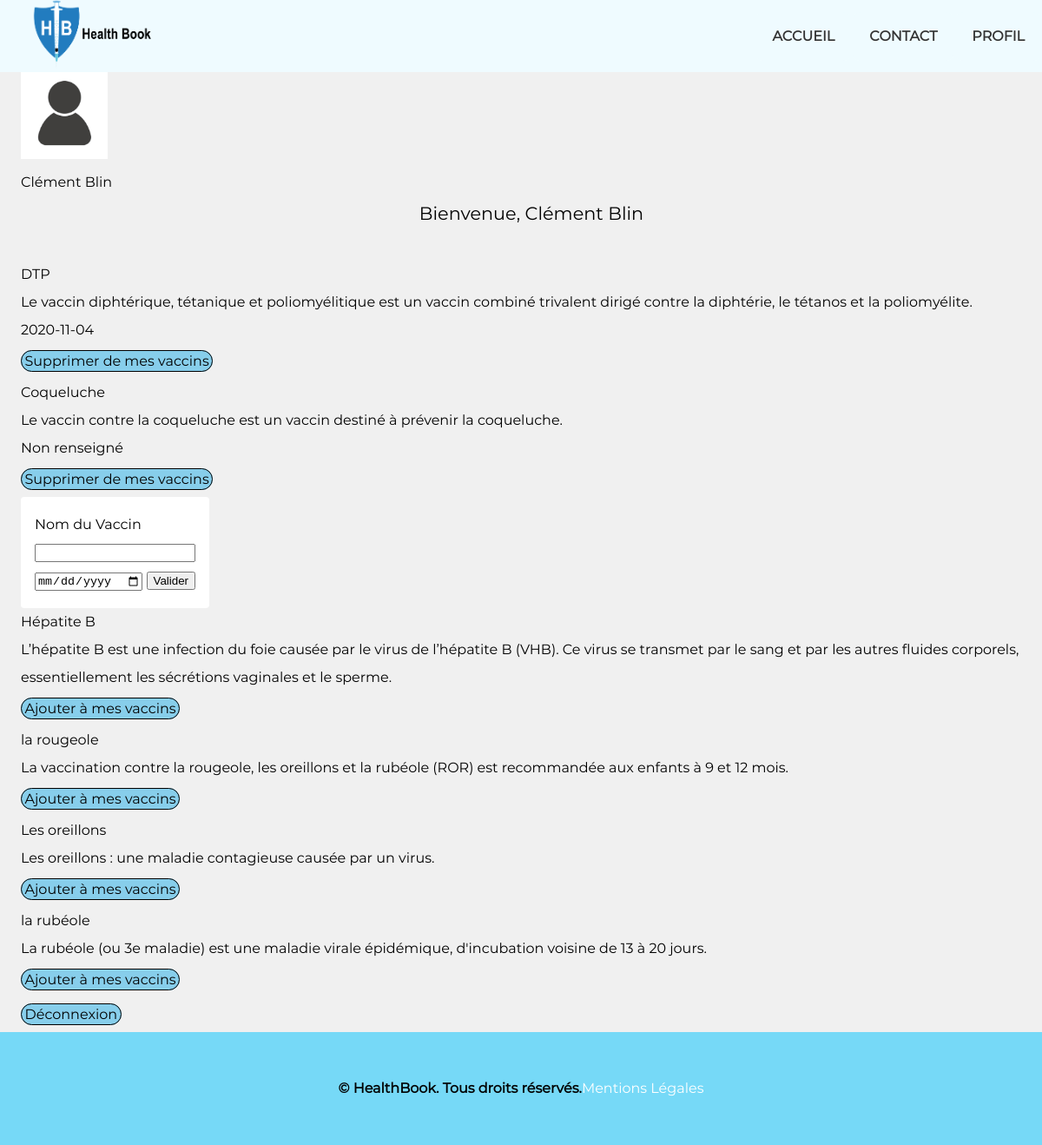
The page /profil.php (signed in) on the database its author committed.
### tables this page shows
CREATE TABLE `vaccins` (
  `id` int(11) NOT NULL,
  `name` varchar(50) NOT NULL,
  `description` text DEFAULT NULL,
  `created_at` datetime NOT NULL DEFAULT current_timestamp(),
  `delay` int(11) NOT NULL,
  `updated_at` datetime DEFAULT NULL,
  `status` varchar(15) NOT NULL DEFAULT 'actif'
);

CREATE TABLE `user_vaccin` (
  `id` int(11) NOT NULL,
  `id_vaccin` int(11) NOT NULL,
  `id_user` int(11) NOT NULL,
  `date_vaccin` date DEFAULT NULL
);

### profil.php (the view, shortened to what this page needs)
<?php
require('inc/pdo.php');
$nom = $_SESSION['user']['nom'];
$prenom = $_SESSION['user']['prenom'];
$userID = $_SESSION['user']['id'];
$status = 'actif';
$sql = "SELECT * FROM user_vaccin WHERE id_user = :userID";
$query = $pdo->prepare($sql);
$query->bindValue(':userID', $userID,PDO::PARAM_INT);
$query->execute();
$vaccinsUser = $query->fetchAll();
$sql = "SELECT * FROM vaccins WHERE status = :status";
$query = $pdo->prepare($sql);
$query->bindValue(':status', $status,PDO::PARAM_STR);
$query->execute();
$vaccinsAll = $query->fetchAll();
$n = -1;
$vaccinsOfUser = array();
if (!empty($vaccinsUser)) {
  foreach ($vaccinsUser as $vaccinUser) {
    $n++;
    $idVaccin = $vaccinUser['id_vaccin'];
    $sql = "SELECT * FROM vaccins WHERE id = :id AND status = :status";
    $query = $pdo->prepare($sql);
    $query->bindValue(':id',$idVaccin,PDO::PARAM_INT);
    $query->bindValue(':status', $status,PDO::PARAM_STR);
    $query->execute();
    $vaccinsOfUser[$n] = $query->fetch();
  }
}
if (!empty($vaccinsOfUser)) {
  foreach($vaccinsAll as $vaccinAllID => $vaccinAll) {
      foreach($vaccinsOfUser as $vaccinOfUser) {
       if($vaccinAll['id'] == $vaccinOfUser['id']) {
        unset($vaccinsAll[$vaccinAllID]);
        break;
       }
      }
  }
} else {
}
require('inc/header-front.php');
?>
<div class="bodyprofil">
<div class="avatarname">
  <img src="asset/img/avatar.png" alt="avatar" width="100">
  <h4><?php echo $prenom . ' ' . $nom; ?></h4>
</div>
<div class="bienvenue">
<p>Bienvenue, <?php echo $prenom . ' ' . $nom; ?><p>
</div>
<br>
<?php
$idTemp = -1;
if (!empty($vaccinUser)) {
  foreach ($vaccinsOfUser as $vaccinOfUser) {
  $idTemp++;
  echo $vaccinOfUser['name'];
  echo $vaccinOfUser['description'];
  if(!empty($vaccinsUser[$idTemp]['date_vaccin'])){
    $tmpRest = $vaccinsUser[$idTemp]['date_vaccin'];
  } else {
    $tmpRest = 'Non renseigné';
  }
  echo $tmpRest;
  echo '<a href="vaccins.php?id=' . $vaccinOfUser['id'] . '&&type=supp">Supprimer de mes vaccins</a>';
  }
}else {
echo '<p>Vous n\'avez ajouté aucun vaccin</p>';
}
?>
<div class="vaccinform">
<form action="" method="post">
  <label for="name">Nom du Vaccin</label>
  <input type="text" name="name" value="<?php if(!empty($_POST['name'])) { echo $_POST['name']; } ?>">
  <input type="date" name="date_vaccin" value="">
  <input type="submit" name="submitvaccin" value="Valider">
</form>
</div>
<?php
if (!empty($vaccinsAll)) {
  foreach ($vaccinsAll as $vaccinAll) {
    if(!empty($vaccinAll)){
    echo '<div class="vaccin">';
    echo $vaccinAll['name'];
    echo $vaccinAll['description'];
    echo '<a href="vaccins.php?id=' . $vaccinAll['id'] . '&&type=add">Ajouter à mes vaccins</a></br>';
    echo '</div>';
    }
  }
} else {
  echo '<div> <p>Plus de vaccins à ajouter</p> </div>';
}
?>
<a class="logout" href="logout.php">Déconnexion</a>
</div>
<?php
require('inc/footer-front.php');

### inc/header-front.php (shortened to what this page needs)
<!DOCTYPE html>
<html lang="fr" dir="ltr">
  <head>
    <link rel="stylesheet" href="asset/css/style.css">
  </head>
  <body>
    <header>
    <div class="headernav">
     <div class="logo">
      <img src="asset/img/logohb.png" alt="">
     </div>
      <div class="menunav">
         <nav>
           <ul>
             <li><a href="index.php">Accueil</a></li>
             <li><a href="contact.php">Contact</a></li>
             <li><a href="profil.php">Profil</a></li>
           </ul>
         </nav>
       </div>
     </div>
    </header>

### inc/footer-front.php
  <footer id="footer">
  <span class="copyright">© HealthBook. Tous droits réservés.</span>
  <a href="./mentionlegal.php"><span class="mentionslegales">Mentions Légales</span></a>
  </footer>
</body>
</html>

### asset/css/style.css (style rules this page uses)
html, body, div, span, applet, object, iframe, h1, h2, h3, h4, h5, h6, p, blockquote, pre, a, abbr, acronym, address, big, cite, code, del, dfn, em, img, ins, kbd, q, s, samp, small, strike, strong, sub, sup, tt, var, b, u, i, center, dl, dt, dd, ol, ul, li, fieldset, form, label, legend, table, caption, tbody, tfoot, thead, tr, th, td, article, aside, canvas, details, embed, figure, figcaption, footer, header, hgroup, menu, nav, output, ruby, section, summary, time, mark, audio, video { margin: 0; padding: 0; border: 0; font-size: 100%; font: inherit; vertical-align: baseline; }
article, aside, details, figcaption, figure, footer, header, hgroup, menu, nav, section { display: block; }
body { line-height: 1; }
ol, ul { list-style: none; }
*,*:after,*:before { -webkit-box-sizing: border-box; box-sizing: border-box; }
.headernav { background-color: #EFFBFF; display: flex; justify-content: space-between; align-items: center; height: 83px; width: 100%; }
.headernav ul { display: flex; justify-content: flex-end; }
.logo { width: 45% }
.logo img { width: 50%; }
.headernav nav ul li a { background-color: #EFFBFF; color: #333; text-transform: uppercase; text-decoration: none; padding: 20px 20px; width: 100%; border-radius: 10px; font-family: 'montserratregular', sans-serif; font-weight: bold; }
.menunav { width: 100% }
label { display: block; }
#footer { display: flex; align-items: center; background-color: #76D9F7; width: 100%; justify-content: center; height: 130.2px; }
#footer .copyright { font-family: 'montserratregular', sans-serif; font-weight: bolder; }
#footer a { color: white; text-decoration: none; font-family: 'montserratregular', sans-serif; }
.vaccinform { flex: 1 1 auto; min-height: 1px; padding: 1rem; position: relative; display: flex; flex-direction: column; min-width: 0; width: fit-content; word-wrap: break-word; background-color: #fff; background-clip: border-box; border: 0 solid rgba(0,0,0,.125); border-radius: .25rem; }
.bienvenue { text-align: center; font-size: 1.3em; }
p { text-align: center; }
.bodyprofil a { background-color: skyblue; text-decoration: none; border: 1px solid black; color: black; padding: 0.3%; font-family: 'montserratregular', sans-serif; border-radius: 20px 20px; line-height: 2.5; }
.bodyprofil { line-height: 2; margin-left: 2%; }
body { background-color: #F0F0F0; width: 100%; font-family: 'montserratregular', sans-serif; }

### rows shown on the page
vaccins: name "DTP", description "Le vaccin diphtérique, tétanique et poliomyélitique est un vaccin combiné trivalent dirigé contre la diphtérie, le tétanos et la poliomyélite."
user_vaccin: date_vaccin "2020-11-04"
vaccins: name "Coqueluche", description "Le vaccin contre la coqueluche est un vaccin destiné à prévenir la coqueluche.", tmpRest "Non renseigné"
vaccins: name "Hépatite B", description "L’hépatite B est une infection du foie causée par le virus de l’hépatite B (VHB). Ce virus se transmet par le sang et par les autres fluides corporels, essentiellement les sécrétions vaginales et le sperme."
vaccins: name "la rougeole", description "La vaccination contre la rougeole, les oreillons et la rubéole (ROR) est recommandée aux enfants à 9 et 12 mois."
vaccins: name "Les oreillons", description "Les oreillons : une maladie contagieuse causée par un virus."
vaccins: name "la rubéole", description "La rubéole (ou 3e maladie) est une maladie virale épidémique, d'incubation voisine de 13 à 20 jours."

### other values the page prints
$prenom "Clément"
$nom "Blin"
